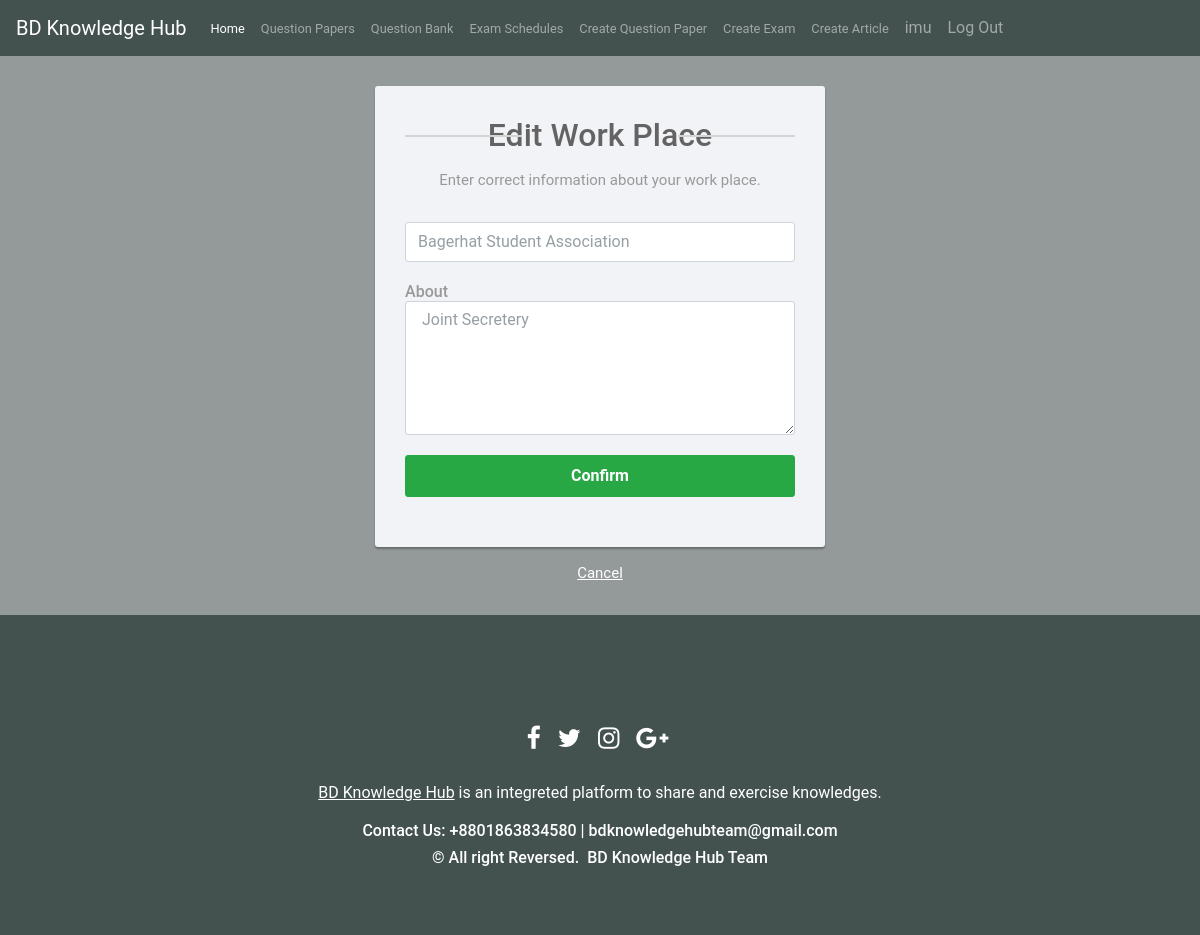
Screenshot of /member/workEdit?workid=2 (signed in) with the database file from the repository.
### member/models.py (models this page shows, shortened)
class memberWorking(models.Model):
    userName = models.ForeignKey(User, on_delete=models.CASCADE,blank=True,null=True )
    workingPlace = models.CharField(max_length=100,blank=True,null=True)
    about = models.CharField(max_length=500,blank=True,null=True)

### member/views.py (the view)
# urls.py: path('workEdit', views.workEdit, name='workEdit'),
def workEdit(request):
    if request.user.is_authenticated:
        pass
    else:
        return redirect('logIn')
    workid = request.GET.get('workid')
    if memberWorking.objects.filter(id=workid).first():
        work = memberWorking.objects.get(id=workid)
        params = {'work':work }
        return render (request,'workEdit.html',params)
    messages.warning(request, 'The work place you have requested to edit is invalid.')
    return redirect ('profile')

### member/templates/workEdit.html (shortened to what this page needs)
{% extends 'base.html' %}
{% load static %}
{% block body %}
<div class="signup-form">
    <form action="workEdited" method="POST">
        <h2>Edit Work Place</h2>
        <p class="hint-text"> Enter correct information about your work place.</p>
        <div class="form-group">
            <input type="text" class="form-control" name="correctWork" value="{{work.workingPlace}}"  required="required">
        </div>
        <div class="form-group">
            <h6 class="mb-0">About</h6>
            <textarea  rows = "5" cols = "50" name = "correctAbout" class ="form-control"  >{{work.about}} </textarea>
        </div>
        <div class="form-group">
            <button type="submit" class="btn btn-success btn-lg btn-block">Confirm</button>
        </div>
    </form>
    <div class="text-center"> <a href="{% url 'profile' %}">Cancel</a></div>
</div>
{% endblock %}

### member/templates/base.html (shortened to what this page needs)
<!doctype html>
{% load static %}
<html lang="en">
<head>
  <link rel="stylesheet" href="https://stackpath.bootstrapcdn.com/bootstrap/4.4.1/css/bootstrap.min.css"
>
</head>
<body>
  <nav class="navbar navbar-expand-lg sticky-top   navbar-dark " style="background-color:rgb(67, 82, 79)">
    <a class="navbar-brand" href="{% url 'home' %}">BD Knowledge Hub</a>
    <div class="collapse navbar-collapse" id="navbarNav">
      <ul class="navbar-nav">
        <li class="nav-item active">
          <a class="nav-link" href="{% url 'home' %}"><small>Home </small><span class="sr-only">(current)</span></a>
        </li>
        <li class="nav-item">
          <a class="nav-link" href="{% url 'quesPaperList' %}"><small>Question Papers</small></a>
        </li>
        <li class="nav-item">
          <a class="nav-link" href="{% url 'quesList' %}"><small>Question Bank</small></a>
        </li>
        <li class="nav-item">
          <a class="nav-link" href="{% url 'sheduledExam' %}"><small>Exam Schedules</small></a>
        </li>
        <li class="nav-item">
          <a class="nav-link" href="{% url 'createQuesPaper' %}"><small>Create Question Paper</small></a>
        </li>
        <li class="nav-item">
          <a class="nav-link" href="{% url 'createExam' %}"><small>Create Exam</small></a>
        </li>
        <li class="nav-item">
          <a class="nav-link" href="{% url 'add_post' %}"><small>Create Article</small></a>
        </li>
        {% if user.is_authenticated %}
        <li class="nav-item">
          <a class="nav-link " href="{% url 'profile' %}">{{user.username}}</a>
        </li>
        <a class="nav-link  " href="{% url 'logOut' %}">Log Out</a>
        {% endif%}
      </ul>
    </div>
  </nav>
  {% block body %}
  {% endblock %}
  <section id="footer">
    <div class="container">
      <div class="row">
        <div class="col-xs-12 col-sm-12 col-md-12 mt-2 mt-sm-5">
          <ul class="list-unstyled list-inline social text-center">
            <li class="list-inline-item"><a href="https://www.facebook.com"><i class="fa fa-facebook"></i></a></li>
            <li class="list-inline-item"><a href="https://www.twitter.com"><i class="fa fa-twitter"></i></a></li>
            <li class="list-inline-item"><a href="https://www.instagram.com"><i class="fa fa-instagram"></i></a></li>
            <li class="list-inline-item"><a href="https://www.google.com"><i class="fa fa-google-plus"></i></a></li>
          </ul>
        </div>
      </div>
      <div class="row">
        <div class="col-xs-12 col-sm-12 col-md-12 mt-2 mt-sm-2 text-center text-white">
          <p><u><a href="https://www.nationaltransaction.com/">BD Knowledge Hub</a></u> is an integreted platform to
            share and exercise knowledges.</p>
            <p class="h6">Contact Us: +8801863834580 | bdknowledgehubteam@gmail.com</p>
          <p class="h6">© All right Reversed.<a class="text-green ml-2" href="{% url 'home' %}" target="_blank">BD
              Knowledge Hub Team</a></p>
        </div>
      </div>
    </div>
  </section>
</body>
</html>

### member/templates/base.html (style rules this page uses)
section { padding: 60px 0; }
#footer { background: rgb(67, 82, 79) !important; }
#footer a { color: #ffffff; text-decoration: none !important; background-color: transparent; -webkit-text-decoration-skip: objects; }
#footer ul.social li { padding: 3px 0; }
#footer ul.social li a i { margin-right: 5px; font-size: 25px; -webkit-transition: .5s all ease; -moz-transition: .5s all ease; transition: .5s all ease; }
#footer ul.social li a, #footer ul.quick-links li a { color: #ffffff; }

### member/templates/workEdit.html (style rules this page uses)
body { color: white; background: rgb(148, 153, 153); font-family: 'Roboto', sans-serif; }
.form-control { height: 40px; box-shadow: none; color: #969fa4; }
.form-control, .btn { border-radius: 3px; }
.signup-form { width: 450px; margin: 0 auto; padding: 30px 0; font-size: 15px; }
.signup-form h2 { color: #636363; margin: 0 0 15px; position: relative; text-align: center; }
.signup-form h2:before, .signup-form h2:after { content: ""; height: 2px; width: 30%; background: #d4d4d4; position: absolute; top: 50%; z-index: 2; }
.signup-form h2:before { left: 0; }
.signup-form h2:after { right: 0; }
.signup-form .hint-text { color: #999; margin-bottom: 30px; text-align: center; }
.signup-form form { color: #999; border-radius: 3px; margin-bottom: 15px; background: #f2f3f7; box-shadow: 0px 2px 2px rgba(0, 0, 0, 0.3); padding: 30px; }
.signup-form .form-group { margin-bottom: 20px; }
.signup-form .btn { font-size: 16px; font-weight: bold; min-width: 140px; outline: none !important; }
.signup-form a { color: #fff; text-decoration: underline; }

### rows the page displays
memberWorking: correctWork "Bagerhat Student Association", correctAbout "Joint Secretery"

### other values shown
{{ user.username }} "imu"
